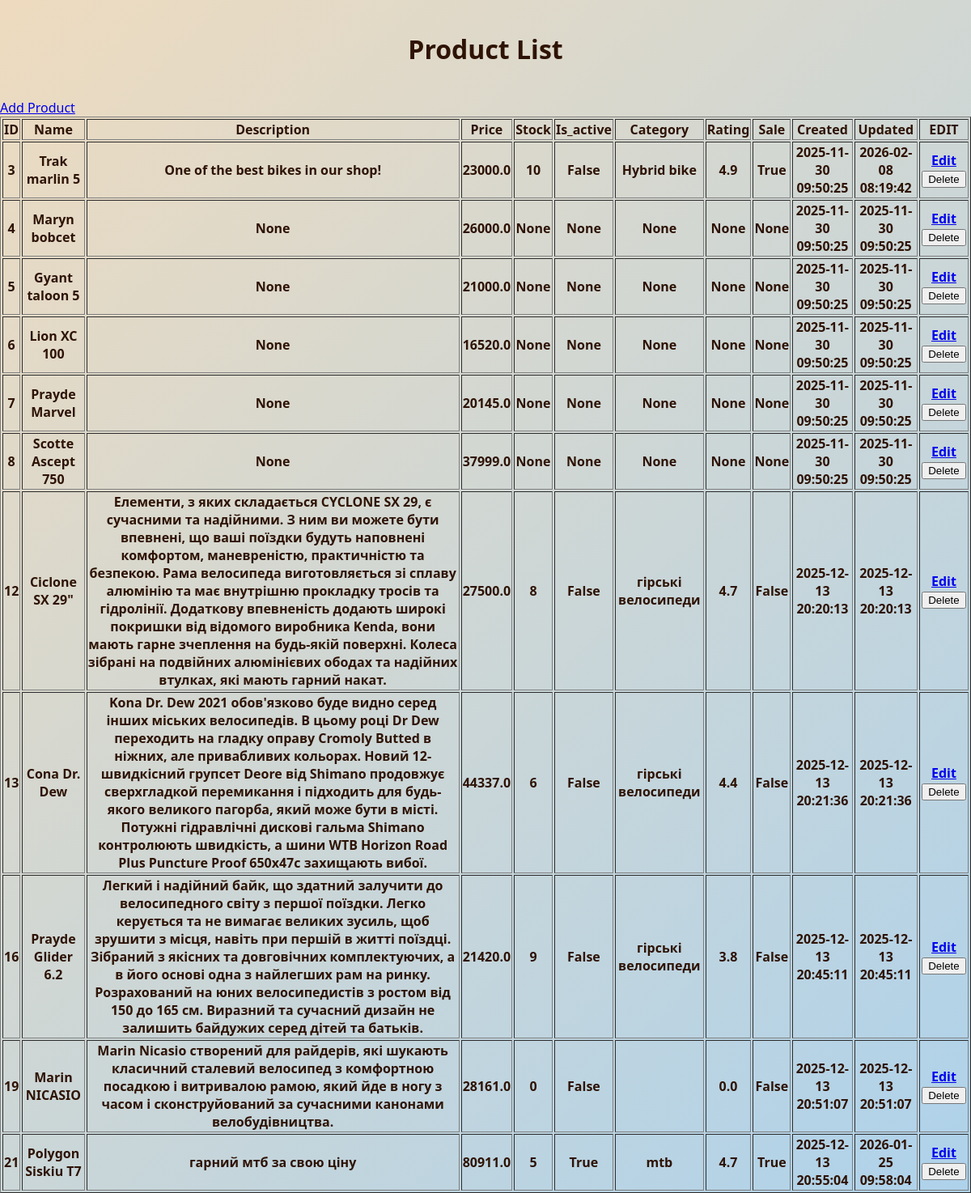
/products, run on an earlier commit of the app's database.
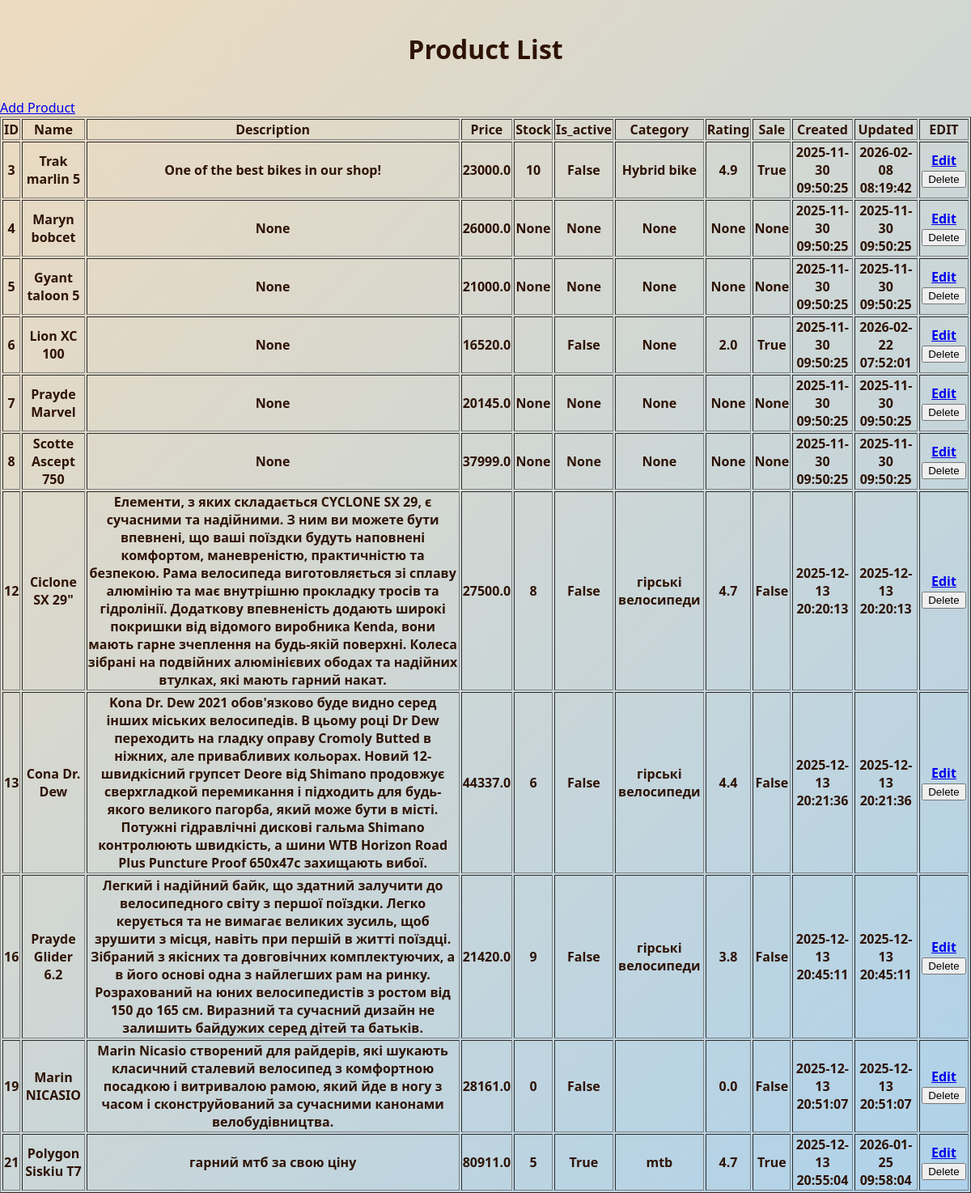
And on a later commit of the database.
### app/models.py (models this page shows)
class Product(db.Model): #creating class that describes product
    __tablename__  = "products"
    id = db.Column(db.Integer, primary_key=True, autoincrement=True) #creating product id
    name = db.Column(db.String(100),nullable=False)
    price = db.Column(db.Float, nullable=False) #creating price
    created_at = db.Column(db.DateTime, default=db.func.now())
    updated_at = db.Column(db.DateTime, default=db.func.now(), onupdate=db.func.now())
    description = db.Column(db.Text, nullable=True)
    stock = db.Column(db.Integer, nullable=False, default=0)
    is_active  = db.Column(db.Boolean)
    category   = db.Column(db.String(50), nullable=False)
    rating  = db.Column(db.Float, nullable=True, default=0)
    sale   = db.Column(db.Boolean)

### app/routes.py (the view)
@bp.route('/products')
def product():
    products=Product.query.all()
    return render_template('product_list.html', products=products)

### templates/product_list.html (shortened to what this page needs)
<!DOCTYPE html>
<html>
<head>
    <link rel="stylesheet" href="/static/style.css">
</head>
<body>
    <h1>Product List</h1>
     <a href="{{ url_for('routes.add_product') }}">Add Product</a>
    <table border="1">
  <tr>
    <th>ID</th>
    <th>Name</th>
    <th>Description</th>
    <th>Price</th>
    <th>Stock</th>
    <th>Is_active</th>
    <th>Category</th>
    <th>Rating</th>
    <th>Sale</th>
    <th>Created</th>
    <th>Updated</th>
    <th>EDIT</th>
  </tr>
  {% for product in products%}
<tr>
    <th>{{product.id}}</th>
    <th>{{product.name}}</th>
    <th>{{product.description}}</th>
    <th>{{product.price}}</th>
    <th>{{product.stock}}</th>
    <th>{{product.is_active}}</th>
    <th>{{product.category}}</th>
    <th>{{product.rating}}</th>
    <th>{{product.sale}}</th>
    <th>{{product.created_at}}</th>
    <th>{{product.updated_at}}</th>
                <th>
                  <a href= "{{ url_for('routes.update_product', product_id=product.id) }}">Edit</a>
                <form action="{{ url_for('routes.delete_product', product_id=product.id) }}" method="post" style="display:inline;">
                    <button type="submit">Delete</button>
                </form>
            </th>
</tr>
  {% endfor%}
  </table>
</body>
</html>

What changed in the data, as far as the page shows it:
changed Product "Lion XC 100": is_active "None" → "False"; rating "None" → "2.0"; sale "None" → "True"; updated_at "2025-11-30 09:50:25" → "2026-02-22 07:52:01"; stock "None" → (not shown)
